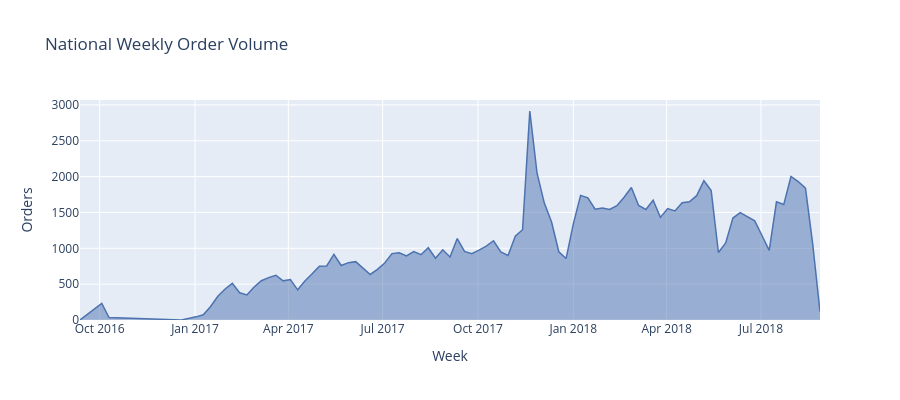

Here is the notebook cell this chart was saved with:
### Markdown cell above
## 1. National Weekly Demand

### Code cell
national = demand.groupby("week_start")["order_count"].sum().reset_index()

fig = go.Figure()
fig.add_trace(go.Scatter(
    x=national["week_start"], y=national["order_count"],
    fill="tozeroy", name="Weekly Orders",
    line=dict(color="#4C72B0", width=1.5),
))
fig.update_layout(
    title="National Weekly Order Volume",
    xaxis_title="Week", yaxis_title="Orders", height=400,
)
fig.show()

print(f"Peak week:  {national.loc[national['order_count'].idxmax(), 'week_start'].date()}  ({national['order_count'].max():,} orders)")
